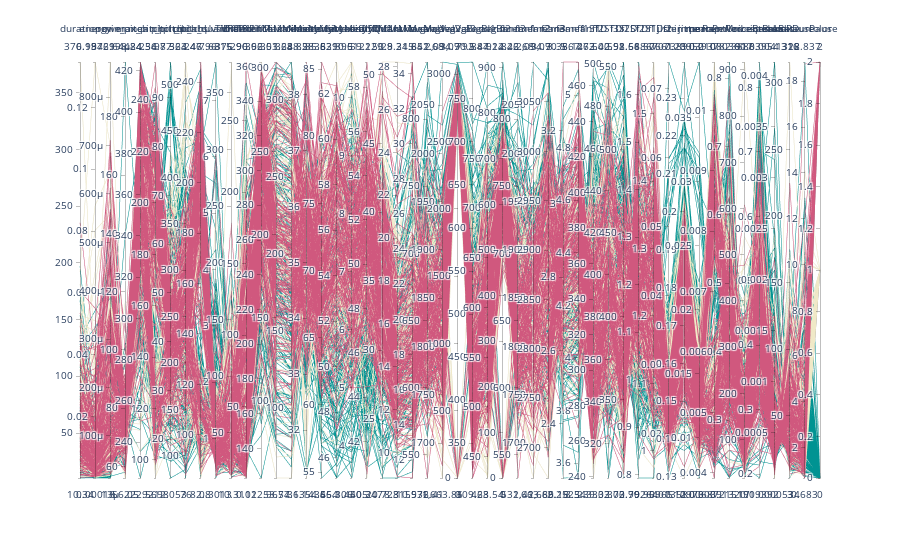

Notebook cell for this chart:
### Code cell
#parallel cocordinate graph
# Import the library
import plotly.express as px

# Create the chart:
fig = px.parallel_coordinates(
    X, 
    color=prosody_data["Hired3C"], 
    color_continuous_scale=px.colors.diverging.Tealrose,
    color_continuous_midpoint=1)

# Hide the color scale that is useless in this case
fig.update_layout(coloraxis_showscale=False)

# Show the plot color_continuous_scale=px.colors.diverging.Tealrose,
fig.show()

### Figure 1 — Plotly figure (JSON) as saved in the notebook; plotly's stock layout.template omitted (floating-point values rounded to 4 significant figures; data arrays with more than 128 entries replaced by an {"elided": "..."} marker saying what was removed)
{"data": [{"dimensions": [{"label": "duration", "values": {"elided": "680 float values"}}, {"label": "energy", "values": {"elided": "680 float values"}}, {"label": "power", "values": {"elided": "680 float values"}}, {"label": "min_pitch", "values": {"elided": "680 float values"}}, {"label": "max_pitch", "values": {"elided": "680 float values"}}, {"label": "mean_pitch", "values": {"elided": "680 float values"}}, {"label": "pitch_sd", "values": {"elided": "680 float values"}}, {"label": "pitch_abs", "values": {"elided": "680 float values"}}, {"label": "pitch_quant", "values": {"elided": "680 float values"}}, {"label": "pitchUvsVRatio", "values": {"elided": "680 float values"}}, {"label": "Time:8", "values": {"elided": "680 float values"}}, {"label": "iDifference", "values": {"elided": "680 float values"}}, {"label": "diffPitchMaxMin", "values": {"elided": "680 float values"}}, {"label": "diffPitchMaxMean", "values": {"elided": "680 float values"}}, {"label": "diffPitchMaxMode", "values": {"elided": "680 float values"}}, {"label": "intensityMin", "values": {"elided": "680 float values"}}, {"label": "intensityMax", "values": {"elided": "680 float values"}}, {"label": "intensityMean", "values": {"elided": "680 float values"}}, {"label": "intensitySD", "values": {"elided": "680 float values"}}, {"label": "intensityQuant", "values": {"elided": "680 float values"}}, {"label": "diffIntMaxMin", "values": {"elided": "680 float values"}}, {"label": "diffIntMaxMean", "values": {"elided": "680 float values"}}, {"label": "diffIntMaxMode", "values": {"elided": "680 float values"}}, {"label": "avgVal1", "values": {"elided": "680 float values"}}, {"label": "avgVal2", "values": {"elided": "680 float values"}}, {"label": "avgVal3", "values": {"elided": "680 float values"}}, {"label": "avgBand1", "values": {"elided": "680 float values"}}, {"label": "avgBand2", "values": {"elided": "680 float values"}}, {"label": "avgBand3", "values": {"elided": "680 float values"}}, {"label": "fmean1", "values": {"elided": "680 float values"}}, {"label": "fmean2", "values": {"elided": "680 float values"}}, {"label": "fmean3", "values": {"elided": "680 float values"}}, {"label": "f2meanf1", "values": {"elided": "680 float values"}}, {"label": "f3meanf1", "values": {"elided": "680 float values"}}, {"label": "f1STD", "values": {"elided": "680 float values"}}, {"label": "f2STD", "values": {"elided": "680 float values"}}, {"label": "f3STD", "values": {"elided": "680 float values"}}, {"label": "f2STDf1", "values": {"elided": "680 float values"}}, {"label": "f2STDf2", "values": {"elided": "680 float values"}}, {"label": "jitter", "values": {"elided": "680 float values"}}, {"label": "shimmer", "values": {"elided": "680 float values"}}, {"label": "jitterRap", "values": {"elided": "680 float values"}}, {"label": "meanPeriod", "values": {"elided": "680 float values"}}, {"label": "percentUnvoiced", "values": {"elided": "680 float values"}}, {"label": "numVoiceBreaks", "values": {"elided": "680 int values"}}, {"label": "PercentBreaks", "values": {"elided": "680 float values"}}, {"label": "speakRate", "values": {"elided": "680 float values"}}, {"label": "numPause", "values": {"elided": "680 int values"}}, {"label": "maxDurPause", "values": {"elided": "680 float values"}}, {"label": "color", "values": {"elided": "680 int values"}}], "domain": {"x": [0, 1], "y": [0, 1]}, "line": {"color": {"elided": "680 int values"}, "coloraxis": "coloraxis"}, "name": "", "type": "parcoords"}], "layout": {"coloraxis": {"cmid": 1, "colorbar": {"title": {"text": "color"}}, "colorscale": [[0, "rgb(0, 147, 146)"], [0.1667, "rgb(114, 170, 161)"], [0.3333, "rgb(177, 199, 179)"], [0.5, "rgb(241, 234, 200)"], [0.6667, "rgb(229, 185, 173)"], [0.8333, "rgb(217, 137, 148)"], [1, "rgb(208, 88, 126)"]], "showscale": false}, "legend": {"tracegroupgap": 0}, "margin": {"t": 60}}}
